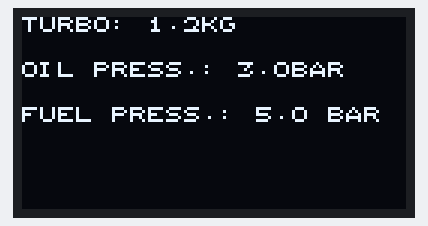
The program below on a simulated MicroPython board. On the bench: 128×64 one-colour display. Library files of the repository ran but are not shown: ssd1306.py. At 0.1 s the program stops and its outputs stay as they are.

Above: at 0.1 s.

The program:

drawing.py
```python
import src.external_modules.ssd1306 as ssd1306
import machine

# Display Settings
i2c = machine.I2C(0)
oled = ssd1306.SSD1306_I2C(128, 64, i2c)

font = {
    'A': [
        0b00100,
        0b01010,
        0b10001,
        0b11111,
        0b10001
    ],
    'B': [
        0b11110,
        0b10001,
        0b11110,
        0b10001,
        0b11110
    ],
    'C': [
        0b01110,
        0b10000,
        0b10000,
        0b10000,
        0b01110
    ],
    'D': [
        0b11100,
        0b10010,
        0b10001,
        0b10001,
        0b11110
    ],
    'E': [
        0b11111,
        0b10000,
        0b11100,
        0b10000,
        0b11111
    ],
    'F': [
        0b11111,
        0b10000,
        0b11100,
        0b10000,
        0b10000
    ],
    'G': [
        0b01110,
        0b10000,
        0b10011,
        0b10001,
        0b01110
    ],
    'H': [
        0b10001,
        0b10001,
        0b11111,
        0b10001,
        0b10001
    ],
    'I': [
        0b11100,
        0b01000,
        0b01000,
        0b01000,
        0b11100
    ],
    'J': [
        0b11110,
        0b00100,
        0b00100,
        0b10100,
        0b01000
    ],
    'K': [
        0b10001,
        0b10010,
        0b11100,
        0b10010,
        0b10001
    ],
    'L': [
        0b10000,
        0b10000,
        0b10000,
        0b10000,
        0b11111
    ],
    'M': [
        0b10001,
        0b11011,
        0b10101,
        0b10001,
        0b10001
    ],
    'N': [
        0b10001,
        0b11001,
        0b10101,
        0b10011,
        0b10001
    ],
    'O': [
        0b01110,
        0b10001,
        0b10001,
        0b10001,
        0b01110
    ],
    'P': [
        0b11110,
        0b10001,
        0b11110,
        0b10000,
        0b10000
    ],
    'Q': [
        0b01110,
        0b10001,
        0b10101,
        0b10011,
        0b01111
    ],
    'R': [
        0b11110,
        0b10001,
        0b11110,
        0b10010,
        0b10001
    ],
    'S': [
        0b01111,
        0b10000,
        0b01110,
        0b00001,
        0b11110
    ],
    'T': [
        0b11111,
        0b00100,
        0b00100,
        0b00100,
        0b00100
    ],
    'U': [
        0b10001,
        0b10001,
        0b10001,
        0b10001,
        0b01110
    ],
    'V': [
        0b10001,
        0b10001,
        0b10001,
        0b01010,
        0b00100
    ],
    'W': [
        0b10001,
        0b10001,
        0b10101,
        0b11011,
        0b10001
    ],
    'X': [
        0b10001,
        0b01010,
        0b00100,
        0b01010,
        0b10001
    ],
    'Y': [
        0b10001,
        0b01010,
        0b00100,
        0b00100,
        0b00100
    ],
    'Z': [
        0b11111,
        0b00010,
        0b00100,
        0b01000,
        0b11111
    ],
    ' ': [
        0b00000,
        0b00000,
        0b00000,
        0b00000,
        0b00000
    ],
    ':': [
        0b00000,
        0b01000,
        0b00000,
        0b01000,
        0b00000
    ],
    '?': [
        0b01110,
        0b10001,
        0b00010,
        0b00100,
        0b00000
    ],
    '.': [
        0b00000,
        0b00000,
        0b00000,
        0b00100,
        0b00000

    ], '0': [
        0b01110,
        0b10001,
        0b10001,
        0b10001,
        0b01110
    ],
    '1': [
        0b00100,
        0b01100,
        0b00100,
        0b00100,
        0b01110
    ],
    '2': [
        0b01110,
        0b10001,
        0b00001,
        0b00010,
        0b11111
    ],
    '3': [
        0b11111,
        0b00010,
        0b00100,
        0b00001,
        0b11110
    ],
    '4': [
        0b00010,
        0b00110,
        0b01010,
        0b11111,
        0b00010
    ],
    '5': [
        0b11111,
        0b10000,
        0b11110,
        0b00001,
        0b11110
    ],
    '6': [
        0b00110,
        0b01000,
        0b11110,
        0b10001,
        0b01110
    ],
    '7': [
        0b11111,
        0b00001,
        0b00010,
        0b00100,
        0b01000
    ],
    '8': [
        0b01110,
        0b10001,
        0b01110,
        0b10001,
        0b01110
    ],
    '9': [
        0b01110,
        0b10001,
        0b01111,
        0b00001,
        0b00110
    ],
}


def draw_text(oled, text, x, y, color):
    text = str(text).upper()

    # Largura e altura máximas de um caractere
    max_char_width = 5
    max_char_height = 5

    # Inicializa as coordenadas x e y iniciais
    current_x = x
    current_y = y

    # Percorre cada caractere na string
    for char in text:
        if char in font:
            # Obtém a matriz de pixels para o caractere
            char_pixels = font[char]

            # Desenha o caractere na tela
            for i in range(max_char_height):
                for j in range(max_char_width):
                    if (char_pixels[i] >> (max_char_width - 1 - j)) & 1:
                        oled.pixel(current_x + j, current_y + i, color)

            # Move as coordenadas para o próximo caractere
            current_x += max_char_width + 1  # Adiciona 1 pixel de espaço entre caracteres


draw_text(oled, 'Turbo: 1.2Kg', 0, 0, 1)
draw_text(oled, 'Oil Press.: 3.0Bar', 0, 15, 1)
draw_text(oled, 'Fuel Press.: 5.0 Bar', 0, 30, 1)
# oled.invert(1)
oled.show()
```
